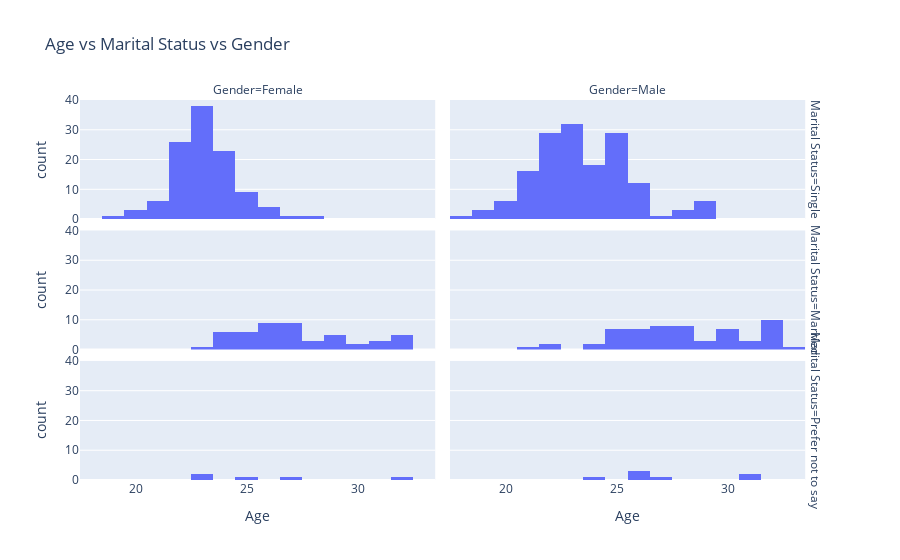

Source (notebook cell):
### Code cell
multiabel_dist_plot("Age", "Marital Status", "Gender")

### Figure 1 — Plotly figure (JSON) as saved in the notebook; plotly's stock layout.template omitted (floating-point values rounded to 4 significant figures; data arrays with more than 128 entries replaced by an {"elided": "..."} marker saying what was removed)
{"data": [{"alignmentgroup": "True", "bingroup": "x", "hovertemplate": "Marital Status=Single<br>Gender=Female<br>Age=%{x}<br>count=%{y}<extra></extra>", "legendgroup": "", "marker": {"color": "#636efa", "pattern": {"shape": ""}}, "name": "", "offsetgroup": "", "orientation": "v", "showlegend": false, "type": "histogram", "x": [20, 24, 22, 24, 23, 23, 22, 23, 24, 28, 23, 21, 22, 22, 23, 22, 22, 22, 23, 23, 22, 24, 23, 22, 23, 23, 22, 24, 23, 23, 23, 24, 25, 24, 22, 23, 24, 24, 23, 23, 24, 22, 24, 23, 26, 23, 19, 26, 22, 22, 24, 23, 23, 20, 27, 24, 25, 23, 22, 22, 23, 22, 25, 23, 24, 21, 23, 21, 24, 23, 22, 23, 23, 24, 25, 26, 21, 23, 22, 21, 24, 26, 25, 25, 20, 24, 25, 22, 24, 23, 23, 22, 21, 24, 23, 22, 22, 25, 23, 24, 22, 25, 23, 24, 23, 22, 23, 23, 24, 23, 23, 22], "xaxis": "x5", "yaxis": "y5"}, {"alignmentgroup": "True", "bingroup": "x", "hovertemplate": "Marital Status=Single<br>Gender=Male<br>Age=%{x}<br>count=%{y}<extra></extra>", "legendgroup": "", "marker": {"color": "#636efa", "pattern": {"shape": ""}}, "name": "", "offsetgroup": "", "orientation": "v", "showlegend": false, "type": "histogram", "x": {"elided": "156 int values"}, "xaxis": "x6", "yaxis": "y6"}, {"alignmentgroup": "True", "bingroup": "x", "hovertemplate": "Marital Status=Married<br>Gender=Female<br>Age=%{x}<br>count=%{y}<extra></extra>", "legendgroup": "", "marker": {"color": "#636efa", "pattern": {"shape": ""}}, "name": "", "offsetgroup": "", "orientation": "v", "showlegend": false, "type": "histogram", "x": [27, 27, 28, 24, 32, 25, 31, 32, 27, 27, 32, 27, 30, 24, 32, 26, 26, 25, 29, 32, 26, 31, 24, 23, 29, 31, 27, 25, 26, 26, 29, 30, 28, 24, 24, 26, 28, 27, 25, 25, 24, 27, 25, 26, 29, 29, 26, 26, 27], "xaxis": "x3", "yaxis": "y3"}, {"alignmentgroup": "True", "bingroup": "x", "hovertemplate": "Marital Status=Married<br>Gender=Male<br>Age=%{x}<br>count=%{y}<extra></extra>", "legendgroup": "", "marker": {"color": "#636efa", "pattern": {"shape": ""}}, "name": "", "offsetgroup": "", "orientation": "v", "showlegend": false, "type": "histogram", "x": [25, 30, 31, 28, 26, 28, 32, 24, 28, 33, 25, 32, 27, 25, 26, 28, 31, 25, 26, 29, 27, 32, 28, 26, 32, 32, 25, 27, 32, 28, 30, 27, 30, 30, 25, 26, 25, 22, 24, 30, 32, 32, 21, 27, 32, 26, 29, 27, 22, 28, 26, 29, 27, 32, 31, 27, 30, 28, 30], "xaxis": "x4", "yaxis": "y4"}, {"alignmentgroup": "True", "bingroup": "x", "hovertemplate": "Marital Status=Prefer not to say<br>Gender=Female<br>Age=%{x}<br>count=%{y}<extra></extra>", "legendgroup": "", "marker": {"color": "#636efa", "pattern": {"shape": ""}}, "name": "", "offsetgroup": "", "orientation": "v", "showlegend": false, "type": "histogram", "x": [32, 27, 23, 23, 25], "xaxis": "x", "yaxis": "y"}, {"alignmentgroup": "True", "bingroup": "x", "hovertemplate": "Marital Status=Prefer not to say<br>Gender=Male<br>Age=%{x}<br>count=%{y}<extra></extra>", "legendgroup": "", "marker": {"color": "#636efa", "pattern": {"shape": ""}}, "name": "", "offsetgroup": "", "orientation": "v", "showlegend": false, "type": "histogram", "x": [24, 27, 26, 31, 26, 26, 31], "xaxis": "x2", "yaxis": "y2"}], "layout": {"annotations": [{"font": {}, "showarrow": false, "text": "Gender=Female", "x": 0.24, "xanchor": "center", "xref": "paper", "y": 1.0, "yanchor": "bottom", "yref": "paper"}, {"font": {}, "showarrow": false, "text": "Gender=Male", "x": 0.74, "xanchor": "center", "xref": "paper", "y": 1.0, "yanchor": "bottom", "yref": "paper"}, {"font": {}, "showarrow": false, "text": "Marital Status=Prefer not to say", "textangle": 90, "x": 0.98, "xanchor": "left", "xref": "paper", "y": 0.1567, "yanchor": "middle", "yref": "paper"}, {"font": {}, "showarrow": false, "text": "Marital Status=Married", "textangle": 90, "x": 0.98, "xanchor": "left", "xref": "paper", "y": 0.5, "yanchor": "middle", "yref": "paper"}, {"font": {}, "showarrow": false, "text": "Marital Status=Single", "textangle": 90, "x": 0.98, "xanchor": "left", "xref": "paper", "y": 0.8433, "yanchor": "middle", "yref": "paper"}], "barmode": "relative", "legend": {"tracegroupgap": 0}, "title": {"text": "Age vs Marital Status vs Gender"}, "xaxis": {"anchor": "y", "domain": [0, 0.48], "title": {"text": "Age"}}, "xaxis2": {"anchor": "y2", "domain": [0.5, 0.98], "matches": "x", "title": {"text": "Age"}}, "xaxis3": {"anchor": "y3", "domain": [0, 0.48], "matches": "x", "showticklabels": false}, "xaxis4": {"anchor": "y4", "domain": [0.5, 0.98], "matches": "x", "showticklabels": false}, "xaxis5": {"anchor": "y5", "domain": [0, 0.48], "matches": "x", "showticklabels": false}, "xaxis6": {"anchor": "y6", "domain": [0.5, 0.98], "matches": "x", "showticklabels": false}, "yaxis": {"anchor": "x", "domain": [0, 0.3133], "title": {"text": "count"}}, "yaxis2": {"anchor": "x2", "domain": [0, 0.3133], "matches": "y", "showticklabels": false}, "yaxis3": {"anchor": "x3", "domain": [0.3433, 0.6567], "matches": "y", "title": {"text": "count"}}, "yaxis4": {"anchor": "x4", "domain": [0.3433, 0.6567], "matches": "y", "showticklabels": false}, "yaxis5": {"anchor": "x5", "domain": [0.6867, 1.0], "matches": "y", "title": {"text": "count"}}, "yaxis6": {"anchor": "x6", "domain": [0.6867, 1.0], "matches": "y", "showticklabels": false}}}
